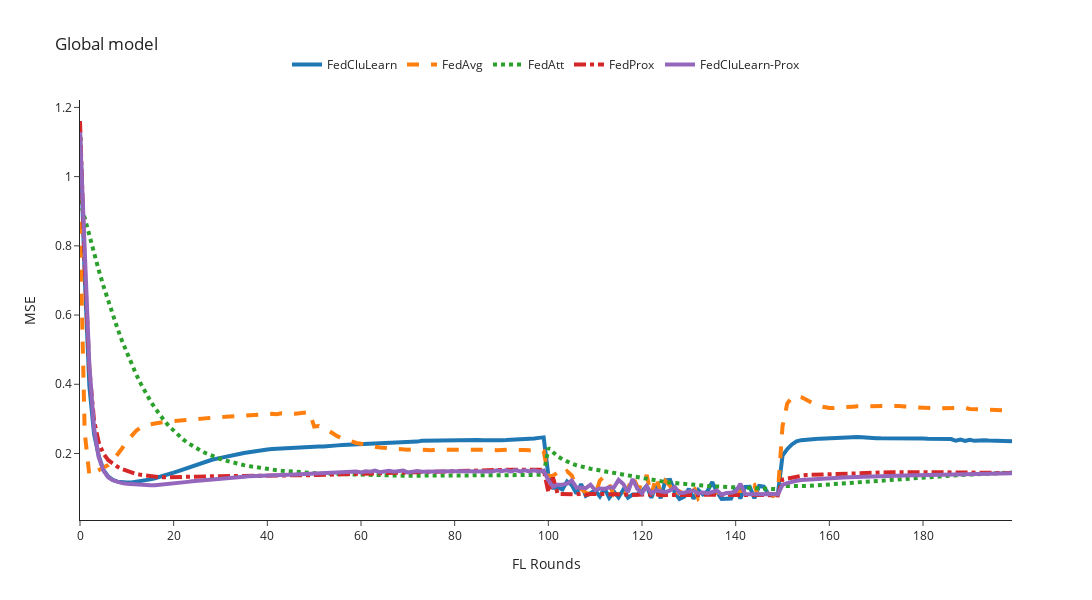

The notebook cell saved with this chart:
### Code cell
mse_column = 'mse'
# n_rounds, y = preprocessing_results(filenames=[global_FedCluLearn, global_FedCluLearn_recent, global_FedCluLearn_percentage, global_FedAvg, global_FedAtt, global_FedProx, global_FedCluLearn_Prox, global_FedCluLearn_Prox_recent, None], mse_column=mse_column)
# global_filenames = [global_FedCluLearn, global_FedAvg, global_FedAtt, global_FedProx, global_FedCluLearn_Prox]
global_filenames = [global_FedCluLearn, global_FedAvg, global_FedAtt, global_FedProx, global_FedCluLearn_Prox]
n_rounds, y = preprocessing_results(filenames=global_filenames, mse_column=mse_column)
#Avg {mse_column.upper()} Global model
plot_plotly(n_rounds, y, title=f'Global model', y_axis_title=f'{mse_column.upper()}', y_axis_max=1)

### Figure 1 — Plotly figure (JSON) as saved in the notebook; plotly's stock layout.template omitted (floating-point values rounded to 4 significant figures; data arrays with more than 128 entries replaced by an {"elided": "..."} marker saying what was removed)
{"data": [{"line": {"dash": "solid", "width": 4}, "mode": "lines", "name": "FedCluLearn", "type": "scatter", "x": {"elided": "201 int values"}, "y": {"elided": "200 float values"}}, {"line": {"dash": "dash", "width": 4}, "mode": "lines", "name": "FedAvg", "type": "scatter", "x": {"elided": "201 int values"}, "y": {"elided": "200 float values"}}, {"line": {"dash": "dot", "width": 4}, "mode": "lines", "name": "FedAtt", "type": "scatter", "x": {"elided": "201 int values"}, "y": {"elided": "200 float values"}}, {"line": {"dash": "dashdot", "width": 4}, "mode": "lines", "name": "FedProx", "type": "scatter", "x": {"elided": "201 int values"}, "y": {"elided": "200 float values"}}, {"line": {"dash": "solid", "width": 4}, "mode": "lines", "name": "FedCluLearn-Prox", "type": "scatter", "x": {"elided": "201 int values"}, "y": {"elided": "200 float values"}}], "layout": {"height": 600, "legend": {"orientation": "h", "x": 0.5, "xanchor": "center", "y": 1.05, "yanchor": "bottom"}, "title": {"text": "Global model"}, "width": 1200, "xaxis": {"autorange": true, "range": [0, 199], "title": {"text": "FL Rounds"}, "type": "linear"}, "yaxis": {"autorange": true, "range": [0.007853, 1.221], "title": {"text": "MSE"}, "type": "linear"}}}
